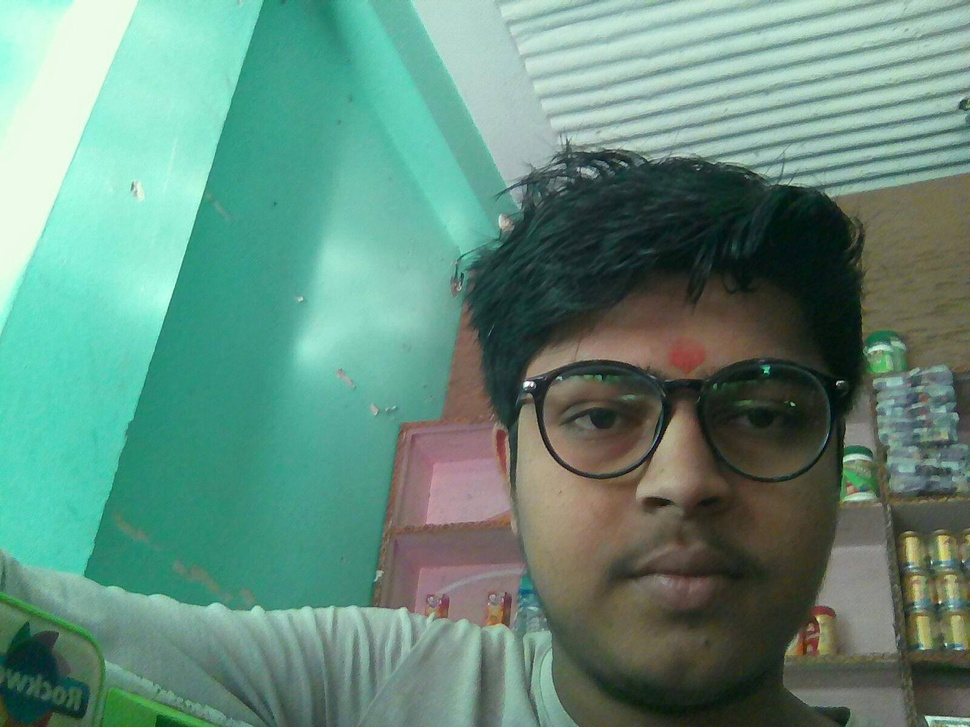
#> input picture img_pros/1.jpg, 970 x 727 px, shrunk from 1600 x 1200 before the run, given in place of the camera
$ python star.py
#> lines starting #> are read from the running program, lines starting #| are printed output that depends on the picture; after the words box and inside, x2 and y2 are one past the last pixel; in counts of white or black regions, pixels touching at a corner belong together
import cv2 as cv2
import numpy as np
cap = cv2.VideoCapture(0)
while(True):
    #read every frame from the camera
    _,frame = cap.read()
#> frame is the input picture: shape (727, 970, 3); mean B, G, R 124.5, 140.5, 99.6
    #converting image to hsv
    hsv = cv2.cvtColor(frame, cv2.COLOR_RGB2HSV)
#> hsv: shape (727, 970, 3); mean H, S, V 55.3, 91.3, 143.2
    #defining the lower adn higher frame for blue color
    lower=np.array([110,50,50])
    upper = np.array([130,255,255])
    #defining the threadshold value
    mask = cv2.inRange(hsv, lower, upper)
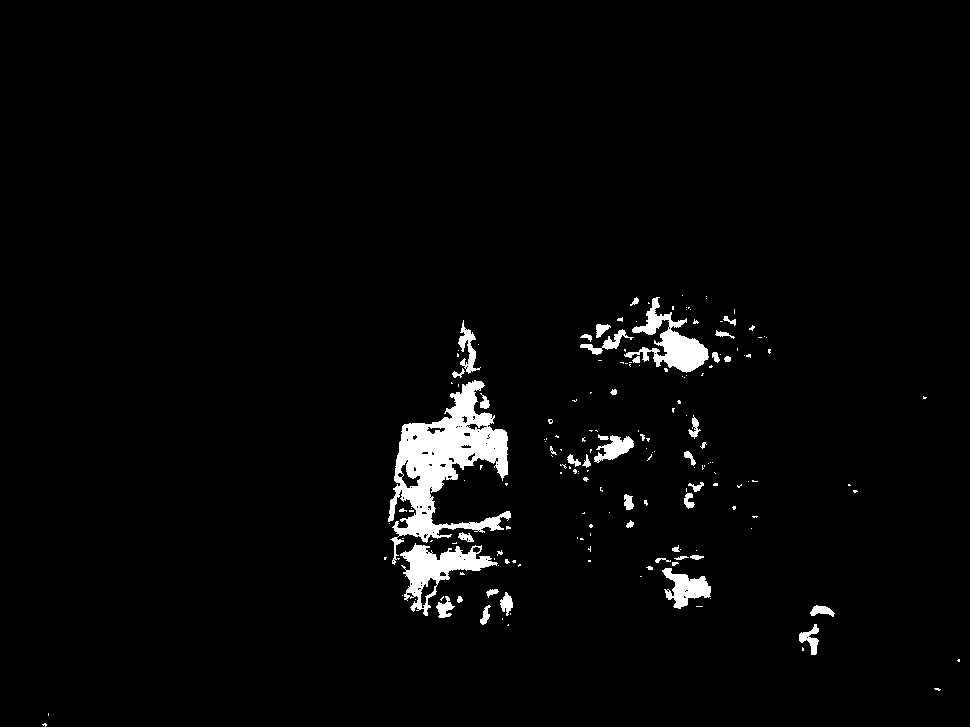
#> mask: shape (727, 970); 2.7% white; 178 white regions (133 under 20 px), largest, box (x1, y1, x2, y2) and area: (388, 380, 511, 565) 8662, (400, 543, 498, 616) 2491, (624, 297, 709, 373) 2282
    res = cv2.bitwise_and(frame, frame, mask=mask)
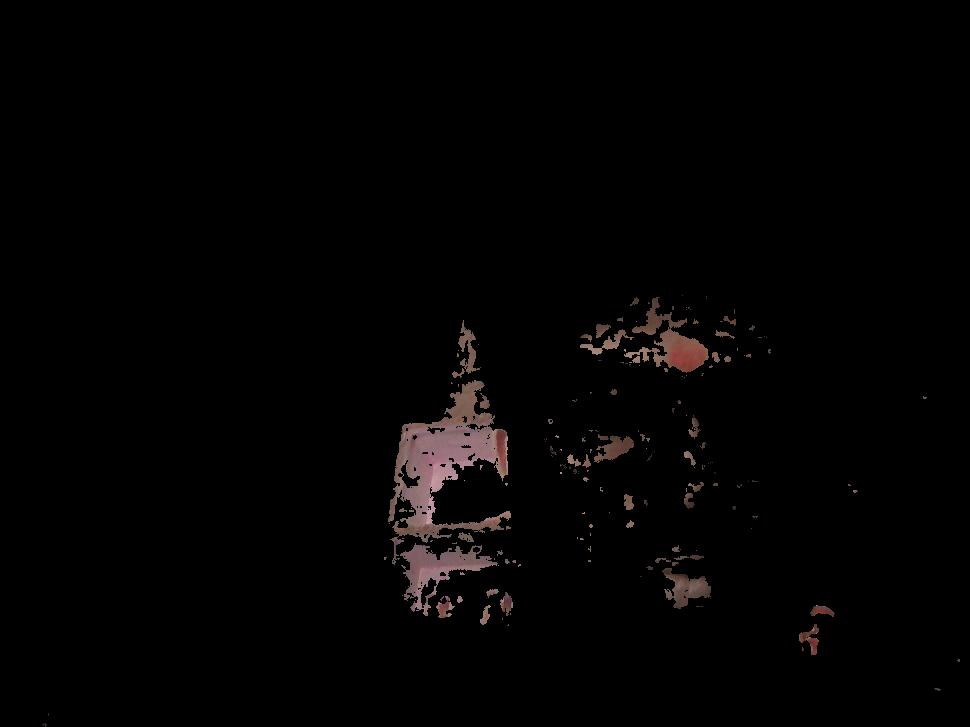
#> res: shape (727, 970, 3); mean B, G, R 2.6, 2.7, 3.5
    cv2.imshow('frame', frame)
    cv2.imshow('mask', res)
    if cv2.waitKey(10) & 0xFF == 27: #Press q esc to escape
#> (key Esc is pressed here)
                cap.release()
                cv2.destroyAllWindows()
                break
